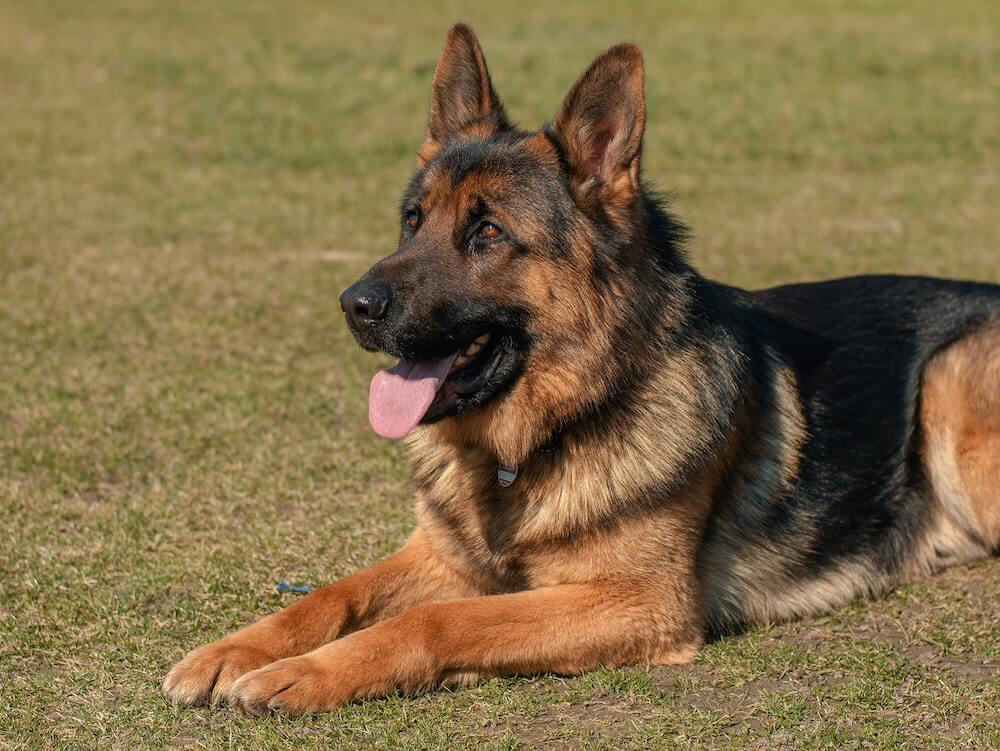
#> input picture Machine_Vision/Lecture_2/dogSep.jpg, 1000 x 751 px
$ python threshTf.py
#> lines starting #> are read from the running program, lines starting #| are printed output that depends on the picture; after the words box and inside, x2 and y2 are one past the last pixel; in counts of white or black regions, pixels touching at a corner belong together
import numpy as np
import cv2
img = cv2.imread('dogSep.jpg',0)
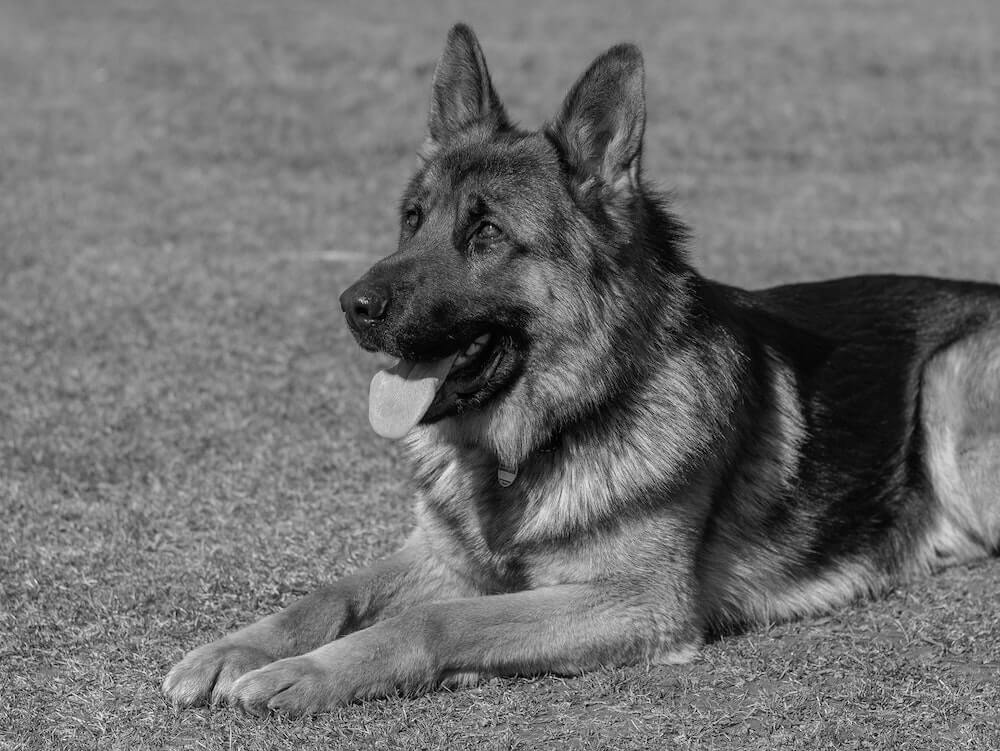
#> img: shape (751, 1000); min 0, max 255, mean 111.5

ret1, imgT = cv2.threshold(img, 0, 255, cv2.THRESH_BINARY)
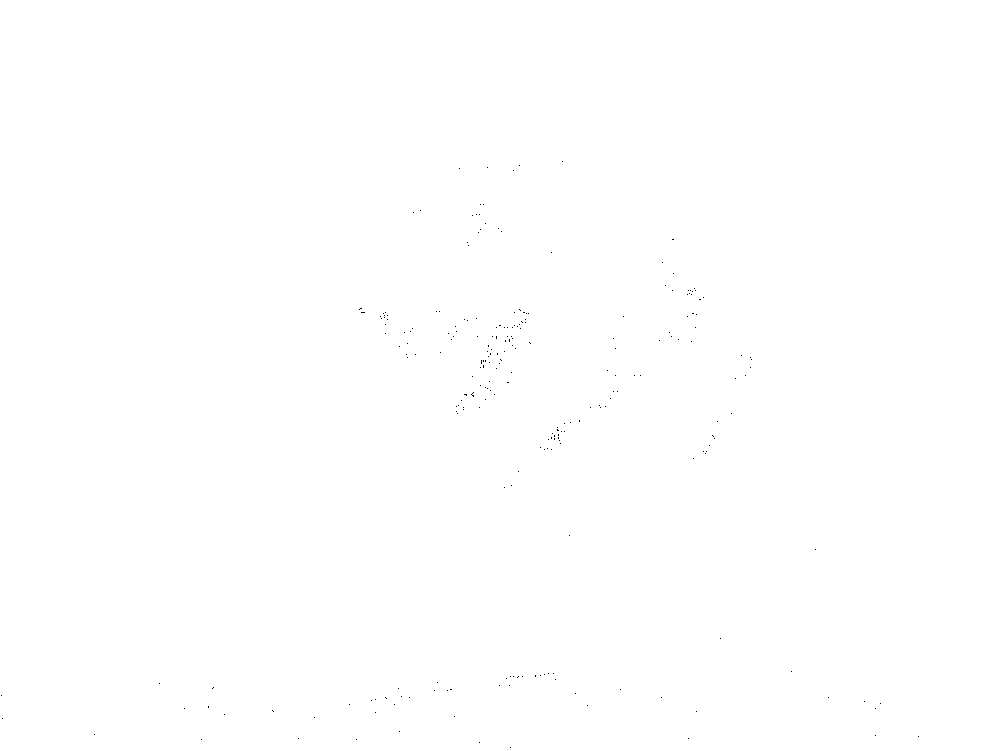
#> imgT: shape (751, 1000); 100% white; black in thin lines or dots, all inside (x1, y1, x2, y2) = (1, 161, 919, 748)
#ret1, imgT = cv2.threshold(img, 127, 255, cv2.THRESH_BINARY)
#If a pixel is > 127 (threshold value) -> set to white else set to black
#Light colors -> Towards 255
#Light colors become white
#dark colors become black

cv2.imshow('Image',img)

cv2.imshow('Thresholded Image',imgT)

cv2.waitKey(0)
cv2.destroyAllWindows()
